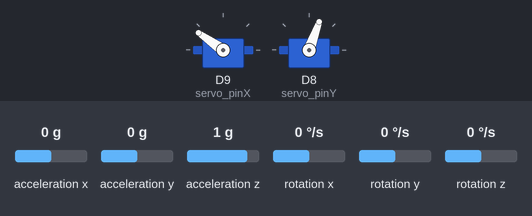
Simulated run of this sketch. Board: Arduino Nano 33 BLE. On the bench: 2 × servo. The inputs (shaded band) are chosen by the test bench; at power-on: acceleration z 1 g, acceleration x 0 g, acceleration y 0 g, rotation x 0 °/s, rotation y 0 °/s, rotation z 0 °/s. What the sketch prints to the serial monitor is not drawn.

Above: at 1.7 s.
At 3.3 s:
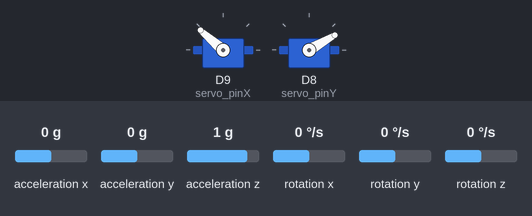
3.4 s: acceleration z set to 0 g
At 3.8 s:
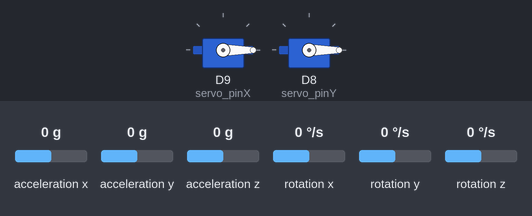
Timing chart, 0 to 6.4 s (numbered marks = the images above; inputs shaded):
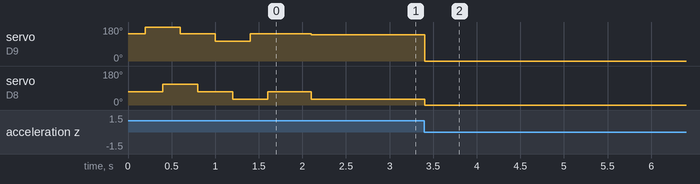

Measured:
- after the input at 3.4 s, servo on D9 (servo_pinX): 139° → 0° at once; servo on D8 (servo_pinY): 30° → 0° at once

The sketch:

Final_TVC_Rocket_Code_V2.ino
```cpp
#include <Arduino_LSM9DS1.h>
#include <I2Cdev.h>
#include <Wire.h>
#include <Servo.h>
#include <SPI.h>


Servo servoX; //X AXIS SERVO
Servo servoY; //Y AXIS SERVO

int servo_pinX = 9; //servo 1
int servo_pinY = 8; //servo 2

int REDPIN = 22;
int BLUEPIN = 24;
int GREEN = 23;
int LEDPWR = 25;

int angleX = 0; //ServoY | values for desired angle output
int angleY = 0; //servoX

int angleXoffset = 145; //servo 1
int angleYoffset = 70; //servo 2

int servoStartX = angleXoffset; //values for 'dead center' pre-launch (This is where gimbal is at 0,0 position.)
int servoStartY = angleYoffset;

//int linkage_offset = 5; //offset for ratio between linkage and servo movement

double delta_t, currentTime, previousTime;

float pidX_p = 0; //
float pidX_i = 0;
float pidX_d = 0;
float pidY_p = 0;
float pidY_i = 0;
float pidY_d = 0;

int pos;

double kp = 10; //constants for PID equation
double ki = .1;
double kd = .5;

float ax, ay, az ; //accelerometer values
float gx, gy, gz ; //gyroscope values


double PIDX, PIDY, current_errorX, current_errorY, previous_errorX, previous_errorY, outputX, outputY, pitch, roll;

double gyroAngleX;
double gyroAngleY;
double accAngleX;
double accAngleY;

double xAdj = 0;
double yAdj = 0;

int range = 40;

double prevgyroX = 0;
double prevgyroY= 0;

void setup ( )

{

Wire.begin ();
Serial.begin  (9600);
IMU.begin();


servoX.attach(servo_pinX);
servoY.attach(servo_pinY);
servoX.write(servoStartX);
servoY.write(servoStartY);

Serial.println ( "Taking Values from the sensor" );

initialize();

}

void loop ( )

{

previousTime = currentTime;
currentTime = millis();
delta_t = (currentTime - previousTime) / 1000;


PID();

//Serial.print(outputY);
//Serial.print(",");
//Serial.print(outputX);

servoX.write(outputX);
servoY.write(outputY);

}

void PID() {

  IMU.readGyroscope(gz,gy,gx);
  IMU.readAcceleration(az,ay,ax);

  accAngleX = (atan(ay / sqrt(pow(az, 2) + pow(ax, 2))) * 180 / PI) - 0.58; // AccErrorX ~(0.58) S
  accAngleY = (atan(-1 * ax / sqrt(pow(ay, 2) + pow(az, 2))) * 180 / PI) + 1.58; //

  //converting angular acceleration to degrees
  gyroAngleX += ((((gx + .286) + (prevgyroX+.286)) / 2)* delta_t); // deg/s * s = deg, //gyro values are cumulative.
  gyroAngleY += ((((gy + prevgyroY)-1.362)/ 2)* delta_t);

  double OrientationX = 0 * gyroAngleX + 1*accAngleX - xAdj;
  double OrientationY = 0 * gyroAngleY + 1*accAngleY - yAdj; //complementary filters to calculate orientation (combines gyro + accel)

  Serial.print("GyroX: \t");
  Serial.print(gyroAngleX);
  Serial.print("\tGyroY: \t");
  Serial.print(gyroAngleY);
  Serial.print("\t");
  pitch = OrientationX;
  roll = OrientationY;

  previous_errorX = current_errorX;
  previous_errorY = current_errorY;

  current_errorX = pitch - angleX;
  current_errorY = roll - angleY;

  pidX_p = kp*current_errorX;
  pidY_p = kp*current_errorY;

  pidX_d = kd*((current_errorX - previous_errorX)/delta_t);
  pidY_d = kd*((current_errorY - previous_errorY)/delta_t);

  pidX_i = ki * (pidX_i + current_errorX * delta_t);
  pidY_i = ki * (pidY_i + current_errorY * delta_t);

  PIDX = pidX_p + pidX_i + pidX_d; //pid loop for each x and y
  PIDY = pidY_p + pidY_i + pidY_d;

  if (angleXoffset-range > PIDX + angleXoffset){
    outputX = angleXoffset-range;
  }
  else if (angleXoffset+range < PIDX + angleXoffset){
    outputX = angleXoffset + range;

  }
  else{
    outputX = ((PIDX + angleXoffset));
  }

  if (angleYoffset-range > PIDY + angleYoffset){
    outputY = angleYoffset-range;
  }
  else if (angleYoffset+range < PIDY + angleYoffset){
    outputY = angleYoffset + range;
  }
  else{
    outputY = ((PIDY + angleYoffset));
  }
  Serial.print("OutputX: \t");
  Serial.print(outputX);
  Serial.print("OutputY: \t");
  Serial.print(outputY);
  Serial.print("\n");
//  xAdj = xAdj + .000004;
//  yAdj = yAdj + .002;


  prevgyroX = gx;
  prevgyroY = gy;
}

void initialize() {

  servoX.write(servoStartX);
  servoY.write(servoStartY);

  delay(200);
  servoX.write(servoStartX + 40);
  delay(200);
  servoY.write(servoStartY + 40);
  delay(200);

  servoX.write(servoStartX);
  delay(200);
  servoY.write(servoStartY);
  delay(200);

  servoX.write(servoStartX - 40);
  delay(200);
  servoY.write(servoStartY - 40);
  delay(200);
  servoX.write(servoStartX);
  delay(200);
  servoY.write(servoStartY);
  delay(500);
}
```
